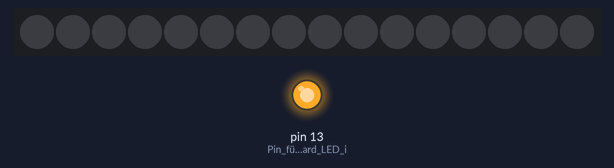
Recording of a sketch running on a simulated Arduino Uno, built with avr-gcc and run on an emulated ATmega328P. Shown: 16 RGB LEDs in strip order, left to right, output pins drawn as LEDs (lit = HIGH). Dim RGB values are drawn brighter than linear.

Above: at 0.1 s.
At 2.56 s:
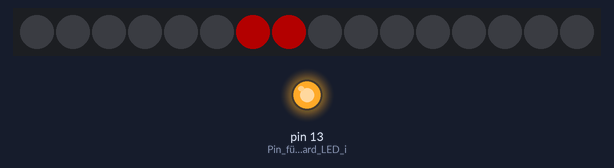
At 2.92 s:
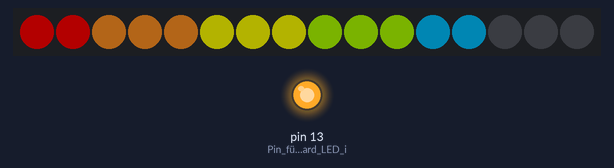
At 3.28 s:
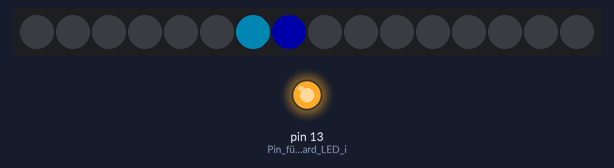
Timing chart, 0 to 31.6 s (numbered marks = the images above):
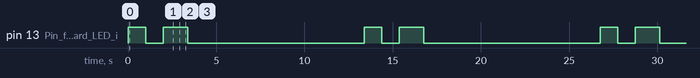

Measured:
- by itself, pin 13 (Pin_für_die_OnBoard_LED_i): repeats every 13.4 s: LOW 1.0 s, HIGH 1.4 s, LOW 10.0 s, HIGH 1.0 s
- by itself, everything shown: repeats every 13.4 s, in 21 steps

The sketch:

DE4KAL-Pixelhelden-Regenbogenstern.ino
```cpp
/*
Pixelhelden von Vincent Stallbaum, DL6II
Entwickelt für die jugendgruppe von IGEL e.V. und DARC e.V. OV G11 Leverkusen

Mit diesem Programm können Pixelgrafiken zum Lightpainten erzeugt werden.
Die Ausgabe erfolgt auf einem beliebigen NeoPixel LED's.
Der Beispielcode geht von einem 16 Pixel langem RGBW Stripe aus.

Weitergabe und Weiterentwicklungen sind herzlich willkommen
Kontakt: dl6ii@vsas.de
*/

#include <LiquidCrystal.h>
#include <Adafruit_NeoPixel.h>

#define NEOPIN 0                        // Pin von dem die Neopixels ihre Daten bekommen
#define NUMPIXELS 16                    // Anzahl der LEDs

//LiquidCrystal lcd(9,8,7,6,5,4);       // Pins vom LCD Display, nur zum Debugging gedacht
Adafruit_NeoPixel strip = Adafruit_NeoPixel(NUMPIXELS, NEOPIN, NEO_GRBW + NEO_KHZ800);  // Hier wird definiert was für eine Sorte von "Neopixel"-LED's wir ansteuern und an welchem Pin.

uint32_t r = strip.Color( 255,   0,   0,   0);          // Hier legen wir alle verwendeten Farben in der Reihenfolge RGBW (Rot, Grün, Blau, Weiß) fest
uint32_t o = strip.Color( 255, 144,  36,   0);          // Hier legen wir alle verwendeten Farben in der Reihenfolge RGBW (Rot, Grün, Blau, Weiß) fest
uint32_t a = strip.Color( 255, 255,   0,   0);          // Hier legen wir alle verwendeten Farben in der Reihenfolge RGBW (Rot, Grün, Blau, Weiß) fest
uint32_t g = strip.Color( 173, 255,   0,   0);          // Hier legen wir alle verwendeten Farben in der Reihenfolge RGBW (Rot, Grün, Blau, Weiß) fest
uint32_t t = strip.Color(   0, 191, 255,   0);          // Hier legen wir alle verwendeten Farben in der Reihenfolge RGBW (Rot, Grün, Blau, Weiß) fest
uint32_t b = strip.Color(   0,   0, 205,   0);          // Hier legen wir alle verwendeten Farben in der Reihenfolge RGBW (Rot, Grün, Blau, Weiß) fest
uint32_t l = strip.Color( 138,  43, 226,   0);          // Hier legen wir alle verwendeten Farben in der Reihenfolge RGBW (Rot, Grün, Blau, Weiß) fest
uint32_t p = strip.Color( 255,  20, 147,   0);          // Hier legen wir alle verwendeten Farben in der Reihenfolge RGBW (Rot, Grün, Blau, Weiß) fest
uint32_t w = strip.Color(   0,   0,   0, 255);          // Hier legen wir alle verwendeten Farben in der Reihenfolge RGBW (Rot, Grün, Blau, Weiß) fest

uint32_t ausgabe[16][17] = {
     // 0, 1, 2, 3, 4, 5, 6, 7, 8, 9,10,11,12,13,14,15,16 //
/* 0*/{ 0, 0, 0, 0, 0, 0, 0, 0, r, 0, 0, 0, 0, 0, 0, 0, 0},
/* 1*/{ 0, 0, 0, 0, 0, 0, 0, r, r, o, 0, 0, 0, 0, 0, 0, 0},
/* 2*/{ 0, 0, 0, 0, 0, 0, 0, r, o, o, 0, 0, 0, 0, 0, 0, 0},
/* 3*/{ 0, 0, 0, 0, 0, 0, r, o, o, a, a, 0, 0, 0, 0, 0, 0},
/* 4*/{ 0, 0, 0, 0, 0, 0, o, o, o, a, a, 0, 0, 0, 0, 0, 0},
/* 5*/{ 0, 0, 0, 0, 0, o, o, o, a, a, g, g, 0, 0, 0, 0, 0},
/* 6*/{ r, r, r, r, o, o, 0, a, a, 0, g, g, g, t, t, t, b},
/* 7*/{ 0, r, r, o, o, o, 0, a, a, 0, g, g, t, t, t, b, 0},
/* 8*/{ 0, 0, o, o, o, a, 0, a, g, 0, g, t, t, t, b, 0, 0},
/* 9*/{ 0, 0, 0, o, a, a, a, g, g, g, t, t, t, b, 0, 0, 0},
/*10*/{ 0, 0, 0, 0, a, a, g, g, g, t, t, t, b, 0, 0, 0, 0},
/*11*/{ 0, 0, 0, 0, a, g, g, g, t, t, t, b, b, 0, 0, 0, 0},
/*12*/{ 0, 0, 0, a, g, g, g, t, t, t, b, b, b, l, 0, 0, 0},
/*13*/{ 0, 0, 0, g, g, g, t, 0, 0, 0, b, b, l, l, 0, 0, 0},
/*14*/{ 0, 0, g, g, g, 0, 0, 0, 0, 0, 0, 0, l, l, p, 0, 0},
/*15*/{ 0, 0, g, g, 0, 0, 0, 0, 0, 0, 0, 0, 0, p, p, 0, 0},
     // 0, 1, 2, 3, 4, 5, 6, 7, 8, 9,10,11,12,13,14,15,16 //
};

const int NUMSPALTEN = 17;      // Anzahl der Spalten
int countdown = 10000;          // Zeit bis die Animation startet
int geschwindigkeit = 50;       // Abspielgeschwindigkeit
int pixel;                      // Adresse des anzusteuernden Pixels
int spalte;                     // Adresse der anzusteuernden Spalte
int i;                          // Zähler


void setup()  {                 // Das "setup" ist ein Programm dass der Arduino nach dem Einschalten einmal durchläuft
  strip.begin();                // LED Streifen wird initialisiert
  strip.setBrightness(60);      // LED Streifen wird in der Helligkeit gedrosselt
  strip.show();                 // LED Variablen werden ausgegeben. Diese stehen noch auf 0, also wird erstmal alles ausgeschaltet
//  lcd.begin(16,2);            // Display zum Debuggen initialisieren
//  lcd.setCursor(0,0);
  pinMode(LED_BUILTIN, OUTPUT); // Pin für die OnBoard LED initialisieren
}


void loop()  {                       // Das "void" ist ein Programm dass der Arduino nach dem Einschalten unendlich oft durchläuft
                                     // Dieser Timer zeigt Euch wann ihr mit der Bewegung des LED Stabs anfangen könnt
  digitalWrite(LED_BUILTIN, HIGH);   // schaltet eine Gelbe LED auf dem Arduino Board an
  delay(1000);                       // eine Sekunde warten
  digitalWrite(LED_BUILTIN, LOW);    // LED aus
  delay(1000);                       // eine Sekunde warten
  digitalWrite(LED_BUILTIN, HIGH);   // LED an
  delay(geschwindigkeit*10);         // Kurz je nach Ablaufgeschwindigkeit warten


  for(spalte=0;spalte<NUMSPALTEN;spalte++){                   // Wir beginnen mit Spalte 0, zählen bei jedem Durchgang 1 dazu und durchlaufen die Schleife bis wir die Konstante "NUMSPALTEN" erreicht haben
    for(pixel=0;pixel<NUMPIXELS;pixel++){                     // Innerhalb der aktuellen Spalte beginnen wir jeweils mit Pixel 0, zählen bei jedem Durchgang 1 dazu und durchlaufen die Schleife bis wir die Konstante "NUMPIXELS" erreicht haben
      strip.setPixelColor(pixel, ausgabe[pixel][spalte]);     // Aus unserem 2D-Array übergeben wir den hinterlegten Farbcode an die NeoPixel-Funktion
/*                                                            // Hiermit lässt sich der ganze Prozess extrem verlangsamen und am LDC Display beobachten
      lcd.setCursor(0,0);                   // Curser auf Zeichen 0 in der Reihe 0 setzen
      lcd.print("Pixl:");                   // "Pixl:" ausgeben
      if (pixel < 10) lcd.print("0");       // 0 in der Ausgabe ergänzen, falls die Pixeladresse einstellig ist
      lcd.print(pixel);                     // Adresse des gerade geschriebenen Pixels ausgeben
      lcd.setCursor(7,0);                   // Curser auf Zeichen 7 in der Reihe 0 setzen
      lcd.print(" Clmn:");                  // "Clmn:" ausgeben, gemeint ist Column, also Spalte
      if (spalte < 10) lcd.print("0");      // 0 in der Ausgabe ergänzen, falls die Spaltenadresse einstellig ist
      lcd.print(spalte);                    // Adresse der gerade im Aufbau befindlichen Spalte ausgeben
      lcd.setCursor(0,1);                   // Curser auf Zeichen 0 in der Reihe 1 setzen
      lcd.print("Farbe:          ");        // "Farbe:" ausgeben und alle danach kommenden Stellen mit Leerzeichen überschreiben
      lcd.setCursor(6,1);                   // Curser auf Zeichen 6 in der Reihe 1 setzen
      lcd.print(ausgabe[spalte][pixel]);    // Ausgabe des Farbcodes so wie er aus dem uint32_t 2D-Array an die NeoPixel-Funktion übergeben wird
      delay(150);                           // Verzögern der Schleife mit wir überhaupt eine Chance haben zu sehen was am Display bzw. im Programm passiert
*/
    }
    strip.show();                                             // Ausgabe einer kompletten Spalte über die NeoPixel Funktion
    delay(geschwindigkeit);                                   // Verzögerug, also Leuchtdauer, bis die nächsten Reihe angezeigt wird
  }

  for(i=0;i<NUMPIXELS;i++){                                   // Nachdem alle Reihen ausgegeben wurden schalten wir den LED Stripe wieder aus
    strip.setPixelColor(i, 0,0,0,0);                          // Dazu übergeben wir den Farbcode 0,0,0,0 an die NeoPixel-Funktion für alle Pixel von 0 bis 17
  }
  strip.show();                                               // Ausgabe der Spalte über die NeoPixel Funktion
  digitalWrite(LED_BUILTIN, LOW);                             // Ausschalten der OnBoard LED
  delay(countdown);                                           // Eine Zeit lang warten bis die Animation erneut startet


}
```
